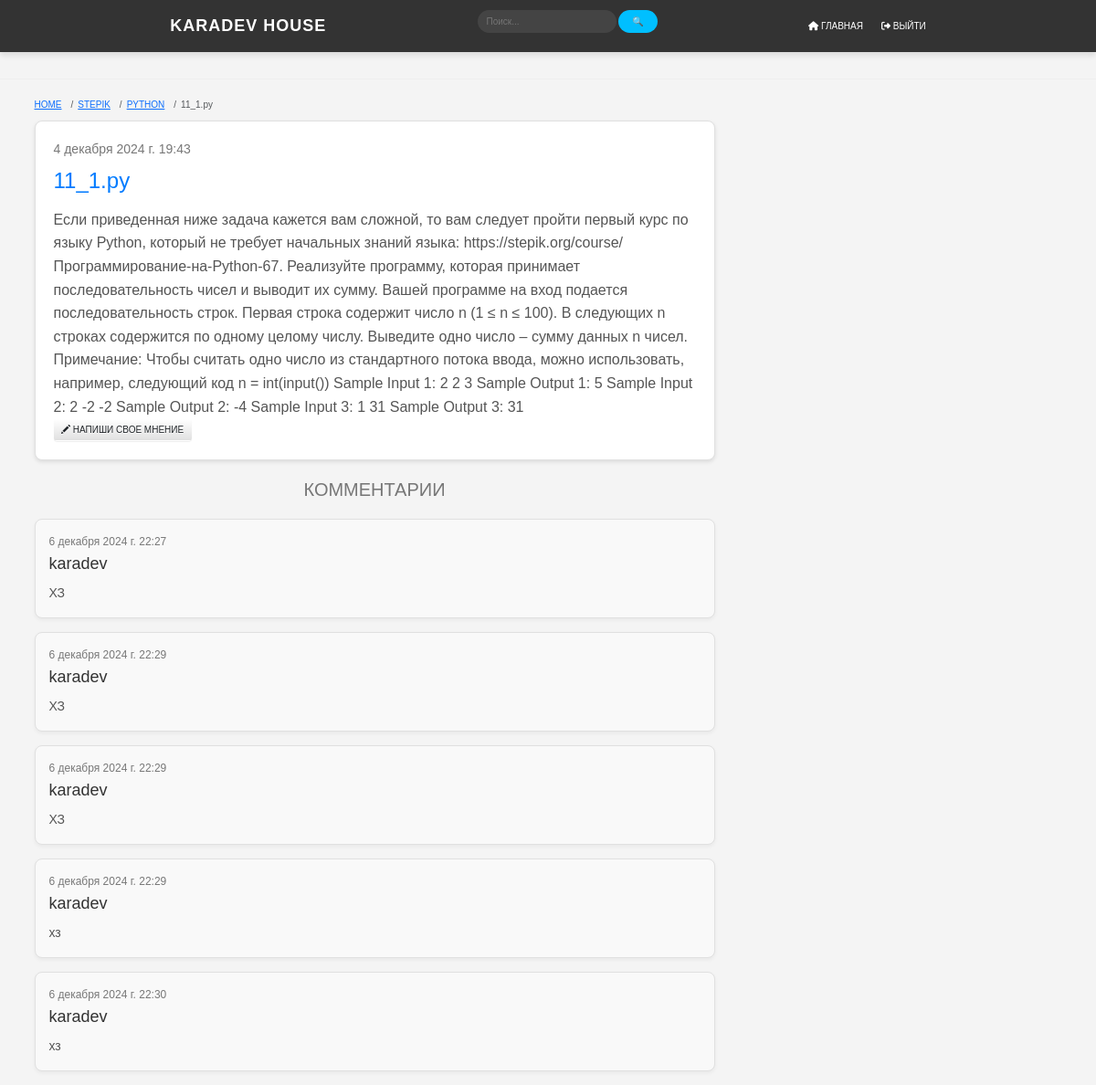
Screenshot of /stepik/python/1/ with the database file from the repository.
### stepik/models.py (models this page shows, shortened)
class Taskpy(models.Model):
    title = models.CharField(max_length=200)
    text = models.TextField()
    created_date = models.DateTimeField(default=timezone.now)
    published_date = models.DateTimeField(blank=True, null=True)
    author = models.ForeignKey(settings.AUTH_USER_MODEL, on_delete=models.CASCADE)

class Decisionpy(models.Model):
    task = models.ForeignKey(Taskpy, on_delete=models.CASCADE)
    text = models.TextField()
    created_date = models.DateTimeField(default=timezone.now)
    published_date = models.DateTimeField(blank=True, null=True)
    author = models.ForeignKey(settings.AUTH_USER_MODEL, on_delete=models.CASCADE)

### stepik/views.py (the view)
# urls.py: path('python/<int:pk>/', views.task_detail, name='py_task_detail'),
def task_detail(request, pk):
    task = get_object_or_404(Taskpy, pk=pk)
    decisions = Decisionpy.objects.filter(task=task)
    return render(request, 'stepik/py/task_detail.html',
                  {
                      'task': task,
                      'decisions': decisions
                   }
                )

### blog/templates/stepik/py/task_detail.html
{% extends 'blog/base.html' %}
{% block content %}
    <nav aria-label="breadcrumb">
        <ol class="breadcrumb">
          <li class="breadcrumb-item"><a href="{% url 'cards' %}">HOME</a></li>
          <li class="breadcrumb-item"><a href="{% url 'teleport_stepik' %}">STEPIK</a></li>
          <li class="breadcrumb-item"><a href="{% url 'py_task_list' %}">PYTHON</a></li>
          <li class="breadcrumb-item active" aria-current="page">{{ task.title }}</li>
        </ol>
      </nav>
    <div class="task">
        <div class="date">
            {{ task.published_date }}
        </div>
        <h1><a href="{% url 'py_task_detail' pk=task.pk %}">{{ task.title }}</a></h1>
        <p>{{ task.text|linebreaksbr }}</p>
        <a class="btn btn-default" href="{% url 'answer_new' %}"><span class="glyphicon glyphicon-pencil"></span> НАПИШИ СВОЕ МНЕНИЕ</a>
    </div>
    <h2>КОММЕНТАРИИ</h2>
    {% for decision in decisions %}
        <div class="decision">
            {% if decision.published_date %}
                <div class="date">
                    {{ decision.published_date}}
                </div>
            {% endif %}
            <h3>{{ decision.author }}</h3>
            <p>{{ decision.text|linebreaksbr }}</p>
        </div>
    {% empty %}
        <h2>No comments here yet :(</h2>
    {% endfor %}
{% endblock %}

### static/css/navbar.css (style rules this page uses)
body { margin: 0; font-family: 'Arial', sans-serif; background-color: #f4f4f4; }

### static/css/post_list.css (style rules this page uses)
.task, .post { background-color: #ffffff; border: 1px solid #e0e0e0; border-radius: 8px; padding: 20px; margin-bottom: 20px; box-shadow: 0 2px 4px rgba(0, 0, 0, 0.1); transition: box-shadow 0.3s ease; }
.date { color: #777; font-size: 14px; margin-bottom: 10px; }
.task h1, .post h1 { font-size: 24px; margin: 0 0 15px 0; color: #333; }
.task h1 a, .post h1 a { color: #007bff; text-decoration: none; transition: color 0.3s ease; }
.task p, .post p { font-size: 16px; line-height: 1.6; color: #555; margin: 0; }
h2 { font-size: 20px; color: #777; text-align: center; margin: 20px 0; }
.decision { background-color: #f9f9f9; border: 1px solid #e0e0e0; border-radius: 8px; padding: 15px; margin-bottom: 15px; box-shadow: 0 2px 4px rgba(0, 0, 0, 0.05); }
.decision h3 { font-size: 18px; color: #333; margin: 0 0 10px 0; }
.decision p { font-size: 14px; line-height: 1.6; color: #555; margin: 0; }
.decision .date { color: #777; font-size: 12px; margin-bottom: 5px; }

### rows the page displays
Taskpy: title "11_1.py", published_date "4 декабря 2024 г. 19:43", text "Если приведенная ниже задача кажется вам сложной, то вам следует пройти первый курс по языку Python, который не требует начальных знаний языка: https://stepik.org/course/Программирование-на-Python-67 . Реализуйте программу, которая принимает последовательность чисел и выводит их сумму. Вашей программе на вход подается последовательность строк. Первая строка содержит число n (1 ≤ n ≤ 100). В следующих n строках содержится по одному целому числу. Выведите одно число – сумму данных n чисел. Примечание: Чтобы считать одно число из стандартного потока ввода, можно использовать, например, следующий код n = int(input()) Sample Input 1: 2 2 3 Sample Output 1: 5 Sample Input 2: 2 -2 -2 Sample Output…"
Decisionpy: published_date "6 декабря 2024 г. 22:27", author "karadev", text "ХЗ"
Decisionpy: published_date "6 декабря 2024 г. 22:29", author "karadev", text "ХЗ"
Decisionpy: published_date "6 декабря 2024 г. 22:29", author "karadev", text "ХЗ"
Decisionpy: published_date "6 декабря 2024 г. 22:29", author "karadev", text "хз"
Decisionpy: published_date "6 декабря 2024 г. 22:30", author "karadev", text "хз"
